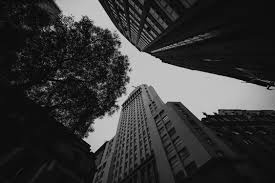
#> input picture HW2/Q2_src.jpg, 275 x 183 px
$ python histogram_specification.py
#> lines starting #> are read from the running program, lines starting #| are printed output that depends on the picture
### HW2/utils.py
import cv2
import numpy as np
import matplotlib.pyplot as plt


def load_gray(path: str) -> np.ndarray:
#> called with path = 'Q2_src.jpg'
    img = cv2.imread(path)
#> img is the input picture: shape (183, 275, 3); min 0, max 218, mean 53.3
    if img is None:
        raise FileNotFoundError(f"找不到影像：{path}")
    return cv2.cvtColor(img, cv2.COLOR_BGR2GRAY)
#> call 2 of load_gray, with path = 'Q2_ref.jpg'
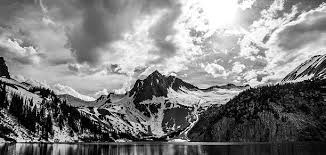
#> input picture HW2/Q2_ref.jpg, 326 x 155 px
#> in load_gray, img is the input picture: shape (155, 326, 3); min 0, max 255, mean 128.1


def save_img(path: str, img: np.ndarray) -> None:
    cv2.imwrite(path, img)
    print(f"已儲存：{path}")


def calc_histogram(img: np.ndarray) -> np.ndarray:
    hist = np.zeros(256, dtype=np.int64)
    for val in range(256):
        hist[val] = np.sum(img == val)
#> after the loop, hist = 256 values, max 4199 at index 14, min 0 at index 216, mean 196.6
    return hist


# [6 lines left out: function plot_histogram, not called in this run]

### HW2/histogram_specification.py
import os
import numpy as np
import matplotlib.pyplot as plt
from utils import load_gray, save_img, calc_histogram


def histogram_specification(src: np.ndarray, ref: np.ndarray):
    def get_cdf(img):
        hist = calc_histogram(img)
        cdf  = np.cumsum(hist).astype(np.float64)
#> cdf = 256 values from 172 to 50325
        cdf /= cdf[-1]
#> cdf = 256 values from 0.00342 to 1
        return cdf

    src_cdf = get_cdf(src)
#> src_cdf = 256 values from 0.00342 to 1
    ref_cdf = get_cdf(ref)
#> ref_cdf = 256 values from 0.0188 to 1
    mapping = np.interp(src_cdf, ref_cdf, np.arange(256)).astype(np.uint8)
#> mapping = 256 values from 0 to 255
    return mapping[src], src_cdf, ref_cdf, mapping


if __name__ == "__main__":
    os.makedirs("output", exist_ok=True)

    src = load_gray("Q2_src.jpg")
    ref = load_gray("Q2_ref.jpg")

    out, src_cdf, ref_cdf, mapping = histogram_specification(src, ref)
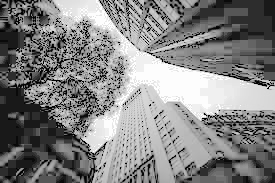
#> out: shape (183, 275); min 0, max 255, mean 131.1
#> src_cdf = 256 values from 0.00342 to 1; ref_cdf = 256 values from 0.0188 to 1; mapping = 256 values from 0 to 255
    save_img("output/Q2_output.jpg", out)

    fig, axes = plt.subplots(1, 3, figsize=(15, 5))
    fig.suptitle("Q2 Histogram Specification – Images", fontsize=14)
    axes[0].imshow(src, cmap="gray", vmin=0, vmax=255); axes[0].set_title("Source");    axes[0].axis("off")
    axes[1].imshow(ref, cmap="gray", vmin=0, vmax=255); axes[1].set_title("Reference"); axes[1].axis("off")
    axes[2].imshow(out, cmap="gray", vmin=0, vmax=255); axes[2].set_title("Output");    axes[2].axis("off")
    plt.tight_layout()
    plt.savefig("output/Q2_images.png", dpi=150)
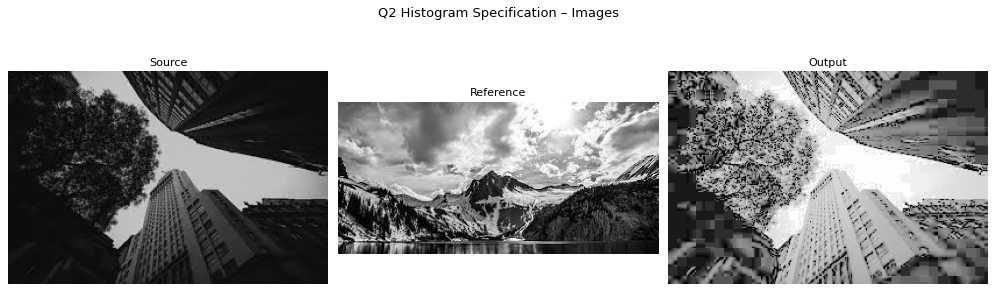
#> figure drawn by matplotlib, 3 panels
    plt.close()


    x = np.arange(256)
    fig, axes = plt.subplots(1, 3, figsize=(15, 4))
    fig.suptitle("Q2 Histogram Specification – CDF & Mapping", fontsize=14)

    axes[0].plot(x, src_cdf, color="steelblue")
    axes[0].set_title("Source CDF")
    axes[0].set_xlabel("Pixel value"); axes[0].set_ylabel("CDF")
    axes[0].set_xlim([0, 255]); axes[0].set_ylim([0, 1])

    axes[1].plot(x, ref_cdf, color="darkorange")
    axes[1].set_title("Reference CDF")
    axes[1].set_xlabel("Pixel value"); axes[1].set_ylabel("CDF")
    axes[1].set_xlim([0, 255]); axes[1].set_ylim([0, 1])

    axes[2].plot(x, mapping, color="green")
    axes[2].set_title("Mapping Curve (src → ref)")
    axes[2].set_xlabel("Input (src pixel value)")
    axes[2].set_ylabel("Output (ref pixel value)")
    axes[2].set_xlim([0, 255]); axes[2].set_ylim([0, 255])

    plt.tight_layout()
    plt.savefig("output/Q2_curves.png", dpi=150)
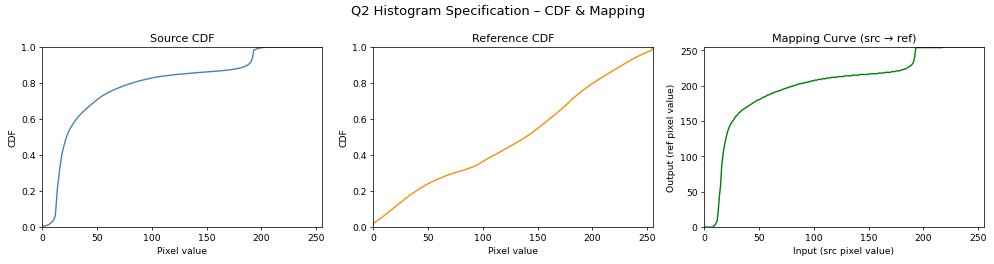
#> figure drawn by matplotlib, 3 panels; panel 1: curve peaks at x = 218, y = 1; panel 2: curve peaks at x = 255, y = 1; panel 3: curve peaks at x = 218, y = 255
    plt.close()


    fig, axes = plt.subplots(1, 3, figsize=(15, 4))
    fig.suptitle("Q2 Histogram Specification – Histograms", fontsize=14)
    for ax, img, title, color in zip(
        axes,
        [src, ref, out],
        ["Source Histogram", "Reference Histogram", "Output Histogram"],
        ["steelblue", "darkorange", "green"],
    ):
        ax.bar(x, calc_histogram(img), width=1, color=color, edgecolor="none")
        ax.set_title(title)
        ax.set_xlabel("Pixel value"); ax.set_ylabel("Count")
        ax.set_xlim([0, 255])
#> this loop made 3 passes
#> (title, color) on passes 1 to 3: ('Source Histogram', 'steelblue'), ('Reference Histogram', 'darkorange'), ('Output Histogram', 'green')
    plt.tight_layout()
    plt.savefig("output/Q2_histograms.png", dpi=150)
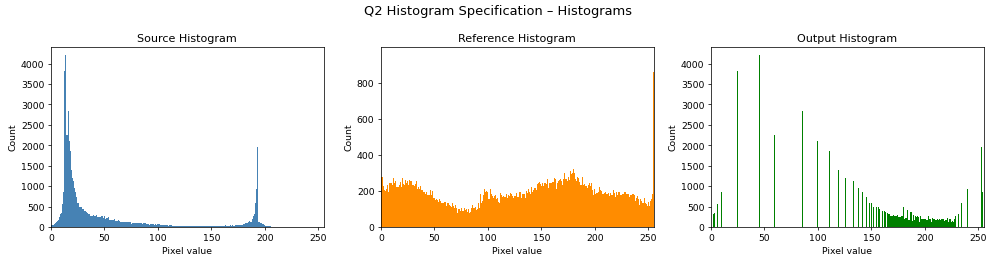
#> figure drawn by matplotlib, 3 panels; panel 1: tallest bar 4199 high, from x = 13.5 to 14.5; panel 2: tallest bar 950 high, from x = -0.5 to 0.5; panel 3: tallest bar 4199 high, from x = 44.5 to 45.5
    plt.close()
